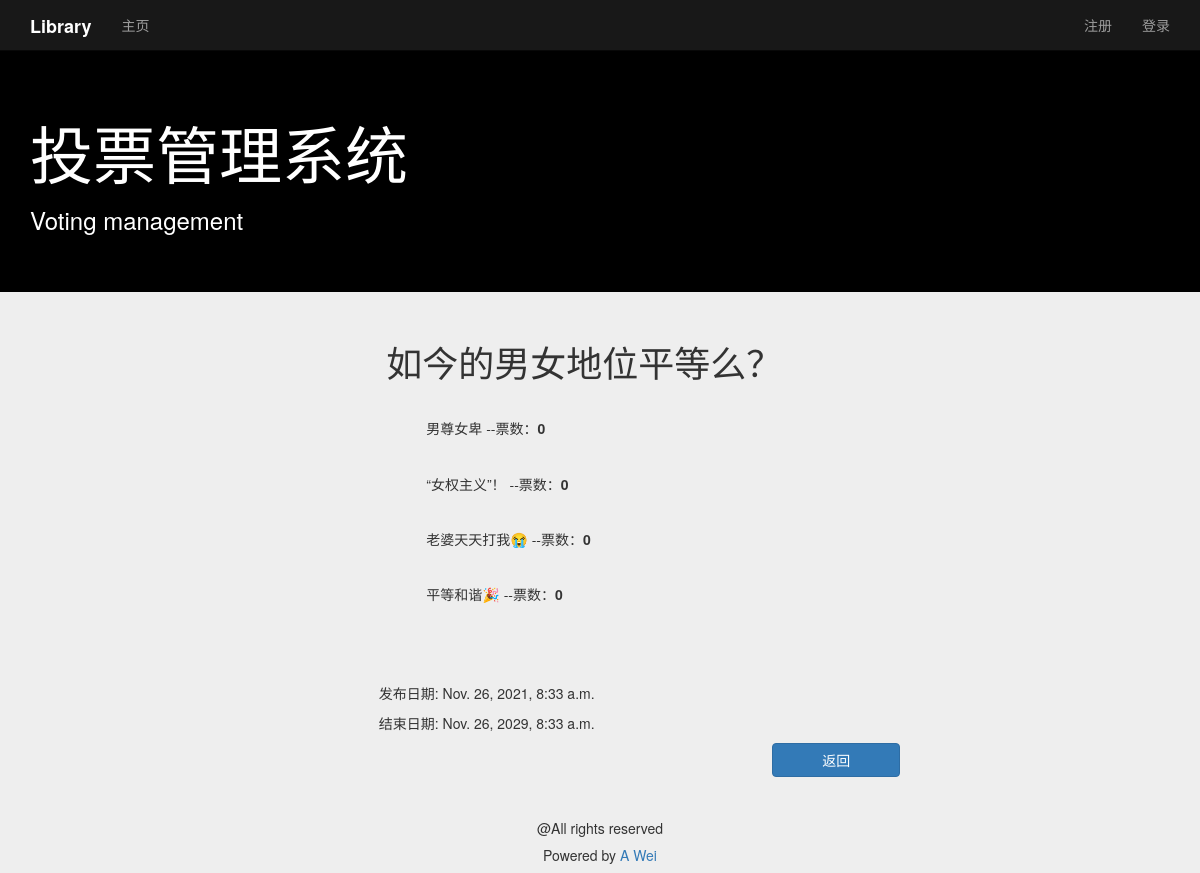
Screenshot of /tes/4/results/ with the database file from the repository.
### tes/models.py (models this page shows, shortened)
class Question(models.Model):
    author_name = models.ForeignKey(User, on_delete=models.CASCADE, verbose_name='作者')
    question_text = models.CharField(max_length=200)
    ready = models.IntegerField(default=0)  # 管理员审核  如果可以，ready 加 1 。显示在投票系统中。
    created_datetime = models.DateTimeField(auto_now_add=True, verbose_name='创建时间')
    end_date = models.DateTimeField(null=True, blank=True, verbose_name='结束日期')
    objects = None

class Choice(models.Model):
    question = models.ForeignKey(Question, on_delete=models.CASCADE)
    choice_text = models.CharField(max_length=200)
    votes = models.IntegerField(default=0)

### tes/views.py (the view)
# urls.py: path('<int:question_id>/results/', views.results, name='results'),
def results(request: HttpRequest, question_id):
    question = get_object_or_404(Question, pk=question_id)
    return render(request, 'tes/results.html', {'question': question})

### tes/templates/tes/results.html (shortened to what this page needs)
{% extends "tes/base.html" %}
{% block content %}
<div class="container">
    <div class="row">
        <div class="col-md-10 col-md-offset-1">
            <div class="col-md-12">
                <div class="col-md-10 col-md-offset-3">
                    <h1>{{ question.question_text }}</h1>
                    <br>
                    <ul>
                        {% for choice in question.choice_set.all %}
                        <h5>{{ choice.choice_text }} --票数：<strong>{{choice.votes }}</strong></h5>
                        <br>
                        {% endfor %}
                    </ul>
                </div>
            </div>
            <div class="col-md-5 col-md-offset-3">
                <br>
                <p>发布日期: {{ question.created_datetime }}</p>
                <p>结束日期: {{ question.end_date }}</p>
            </div>
            <div class="form-group">
                <div class="col-md-2 col-md-offset-8">
                    <a class="btn btn btn-primary btn-block" onClick="javascript :history.back(-1);">返回</a>
                </div>
            </div>
        </div>
    </div>
</div>
{% endblock %}

### tes/static/css/base.css (style rules this page uses)
body { padding-top:50px; background-color: #eeeeee; }

### rows the page displays
Question: question_text "如今的男女地位平等么？", created_datetime "Nov. 26, 2021, 8:33 a.m.", end_date "Nov. 26, 2029, 8:33 a.m."
Choice: choice_text "男尊女卑", votes "0"
Choice: choice_text "“女权主义”！", votes "0"
Choice: choice_text "老婆天天打我😭", votes "0"
Choice: choice_text "平等和谐🎉", votes "0"
